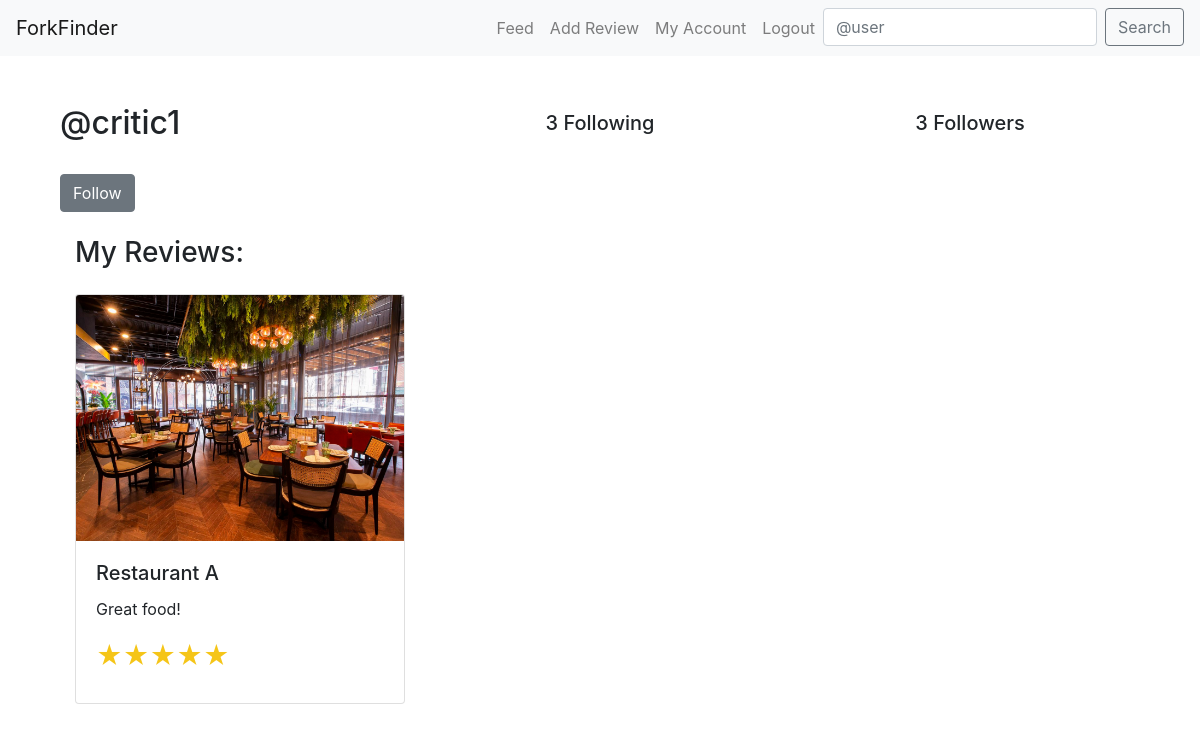
Page /profile/31/ on the earlier database version.
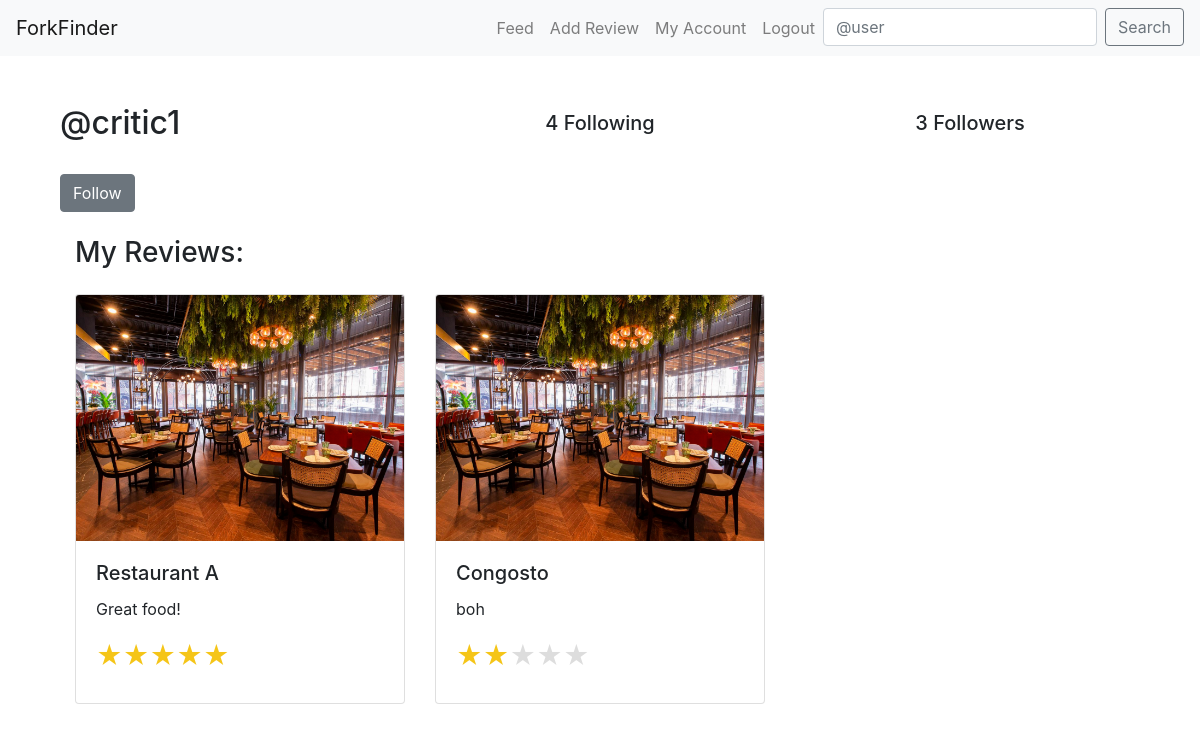
Same page on the later database version.
### core/models.py (models this page shows, shortened)
class Profile(models.Model):
    USER_TYPE_CHOICES = (
        ('regular', 'Regular User'),
        ('critic', 'Culinary Critic'),
    )
    user = models.OneToOneField(User, on_delete=models.CASCADE)
    user_type = models.CharField(max_length=20, choices=USER_TYPE_CHOICES, default='regular')
    follows = models.ManyToManyField(
        "self",
        related_name="followed_by",
        symmetrical=False,
        blank=True
    )
    latitude = models.DecimalField(max_digits=9, decimal_places=6, null=True, blank=True)
    longitude = models.DecimalField(max_digits=9, decimal_places=6, null=True, blank=True)
    favorite_reviews = models.ManyToManyField('Review', related_name='favorited_by_profiles', blank=True)

class Review(models.Model):
    user = models.ForeignKey(User, related_name="reviews", on_delete=models.CASCADE)
    restaurant = models.ForeignKey(Restaurant, on_delete=models.CASCADE)
    body = models.CharField(max_length=255)
    rating = models.PositiveSmallIntegerField()
    taste_rating = models.PositiveSmallIntegerField(blank=True, null=True)
    presentation_rating = models.PositiveSmallIntegerField(blank=True, null=True)
    service_rating = models.PositiveSmallIntegerField(blank=True, null=True)
    photo = models.ImageField(upload_to='media/review_photos/')
    is_featured = models.BooleanField(default=False)
    created_at = models.DateTimeField(auto_now_add=True)

class Restaurant(models.Model):
    place_id = models.CharField(max_length=255, unique=True)
    name = models.CharField(max_length=60)
    address = models.CharField(max_length=120,blank=True,null=True)
    longitude = models.CharField(max_length=255)
    latitude = models.CharField(max_length=255)

### core/views.py (the view, shortened to what this page needs)
# urls.py: path("profile/<int:pk>/", profile_view, name="profile"),
def profile_view(request,pk):
    profile = Profile.objects.get(pk=pk)
    return render(request, "profile.html", {"profile": profile})

### templates/profile.html (shortened to what this page needs)
{% extends "base.html" %}
{% block content %}
<div class="container">
    <div class="row align-items-center mb-4">
        <div class="col-md-4">
            <h2>@{{ profile.user.username }}</h2>
        </div>
        <div class="col-md-4 text-center">
            <h5>{{ profile.follows.count }} Following</h5>
        </div>
        <div class="col-md-4 text-center">
            <h5>{{ profile.followed_by.count }} Followers</h5>
        </div>
    </div>
    {% if profile.user != request.user %}
        <form method="post" class="mb-4">
            <div class="btn-group" role="group" aria-label="Basic example">
                {% if profile in user.profile.follows.all %}
                    <button type="button" class="btn btn-secondary" disabled>Following</button>
                    <button type="submit" class="btn btn-secondary" name="follow" value="unfollow">Unfollow</button>
                {% else %}
                    <button type="submit" class="btn btn-secondary" name="follow" value="follow">Follow</button>
                {% endif %}
            </div>
        </form>
    {% endif %}
    <div class="tab-content" id="myTabContent" >
        <div class="tab-pane fade show active" id="my-reviews" role="tabpanel" aria-labelledby="my-reviews-tab">
            <div class="container">
                <h3 class="mb-4">My Reviews:</h3>
                <div class="row">
                    {% for review in profile.user.reviews.all %}
                    <div class="col-md-4 mb-3">
                        <div class="card">
                            <img src="{{ review.photo.url }}" class="card-img-top" alt="Restaurant Photo">
                            <div class="card-body">
                                <h5 class="card-title">{{ review.restaurant.name }}</h5>
                                <p class="card-text">{{ review.body }}</p>
                                <p class="card-text">
                                    <small class="text-muted">
                                        <span class="star-rating">
                                            {% for i in "54321" %}
                                                <label style="color: {% if i|add:0 <= review.rating %}#f5c518{% else %}#ddd{% endif %};">&#9733;</label>
                                            {% endfor %}
                                        </span>
                                    </small>
                                </p>
                            </div>
                        </div>
                    </div>
                    {% endfor %}
                </div>
            </div>
        </div>
    </div>
</div>
{% endblock %}

Differences in the rows shown:
computed for Profile "critic1": follows.count "3" → "4"
added Review: photo (picture), restaurant.name "Congosto", body "boh"
